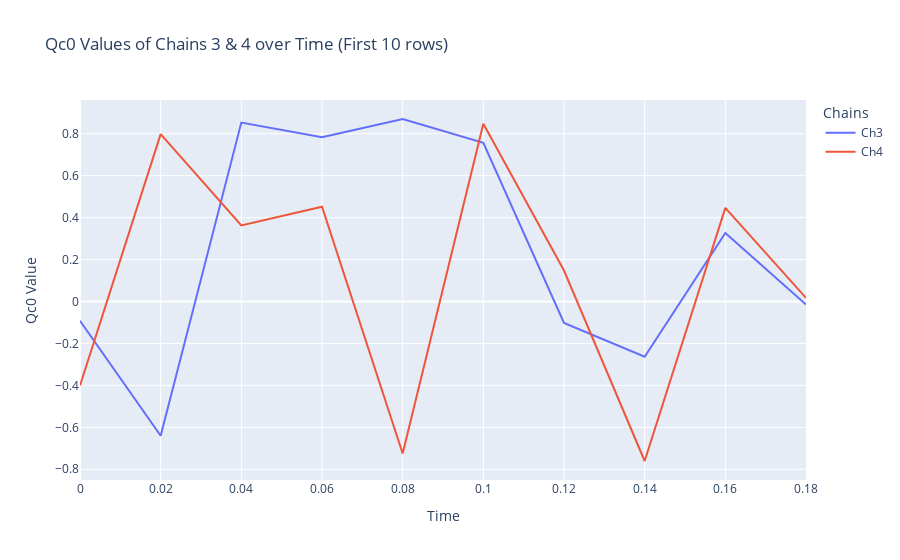

Notebook source saved alongside this figure:
### Markdown cell above
# PLOT OF CHAIN 3 with CHAIN 4

### Code cell
# Specify the column name for comparison
column_name = 'Qc0'

# Create a DataFrame for the first 10 rows of all chains
data = pd.concat([ch3.head(10), ch4.head(10)],
                 keys=['Ch3', 'Ch4'])

# Create an interactive line plot using Plotly
fig = px.line(data, x='time', y=column_name, color=data.index.get_level_values(0),
              labels={'time': 'Time', column_name: 'Qc0 Value'},
              title=f'{column_name} Values of Chains 3 & 4 over Time (First 10 rows)')
fig.update_layout(legend_title_text='Chains')
fig.show()

### Figure 1 — Plotly figure (JSON) as saved in the notebook; plotly's stock layout.template omitted (floating-point values rounded to 4 significant figures)
{"data": [{"hovertemplate": "color=Ch3<br>Time=%{x}<br>Qc0 Value=%{y}<extra></extra>", "legendgroup": "Ch3", "line": {"color": "#636efa", "dash": "solid"}, "marker": {"symbol": "circle"}, "mode": "lines", "name": "Ch3", "orientation": "v", "showlegend": true, "type": "scatter", "x": [0, 0.02, 0.04, 0.06, 0.08, 0.1, 0.12, 0.14, 0.16, 0.18], "xaxis": "x", "y": [-0.09169, -0.6402, 0.8531, 0.783, 0.8702, 0.7566, -0.1025, -0.2632, 0.3267, -0.01465], "yaxis": "y"}, {"hovertemplate": "color=Ch4<br>Time=%{x}<br>Qc0 Value=%{y}<extra></extra>", "legendgroup": "Ch4", "line": {"color": "#EF553B", "dash": "solid"}, "marker": {"symbol": "circle"}, "mode": "lines", "name": "Ch4", "orientation": "v", "showlegend": true, "type": "scatter", "x": [0, 0.02, 0.04, 0.06, 0.08, 0.1, 0.12, 0.14, 0.16, 0.18], "xaxis": "x", "y": [-0.4006, 0.7981, 0.3625, 0.4517, -0.7247, 0.848, 0.1476, -0.7607, 0.4462, 0.01716], "yaxis": "y"}], "layout": {"legend": {"title": {"text": "Chains"}, "tracegroupgap": 0}, "title": {"text": "Qc0 Values of Chains 3 & 4 over Time (First 10 rows)"}, "xaxis": {"anchor": "y", "domain": [0, 1], "title": {"text": "Time"}}, "yaxis": {"anchor": "x", "domain": [0, 1], "title": {"text": "Qc0 Value"}}}}
